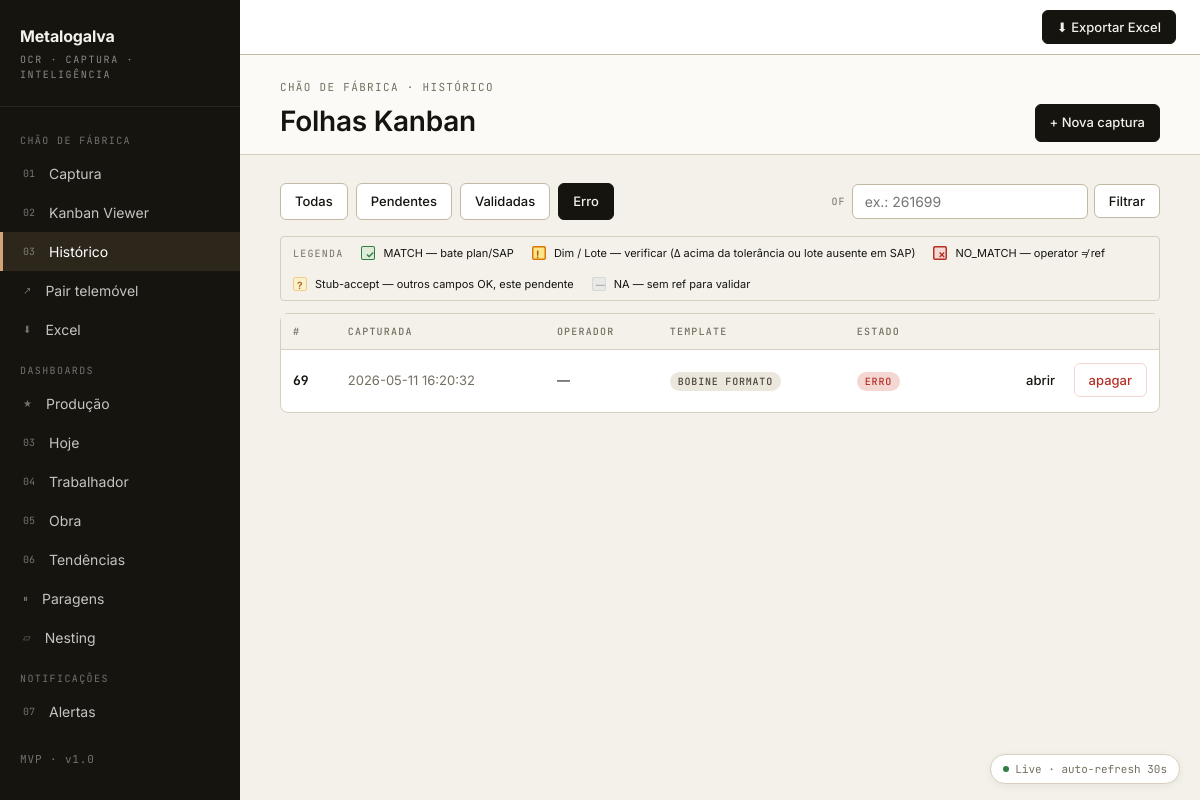
Page /queue?status=error& on the earlier database version.
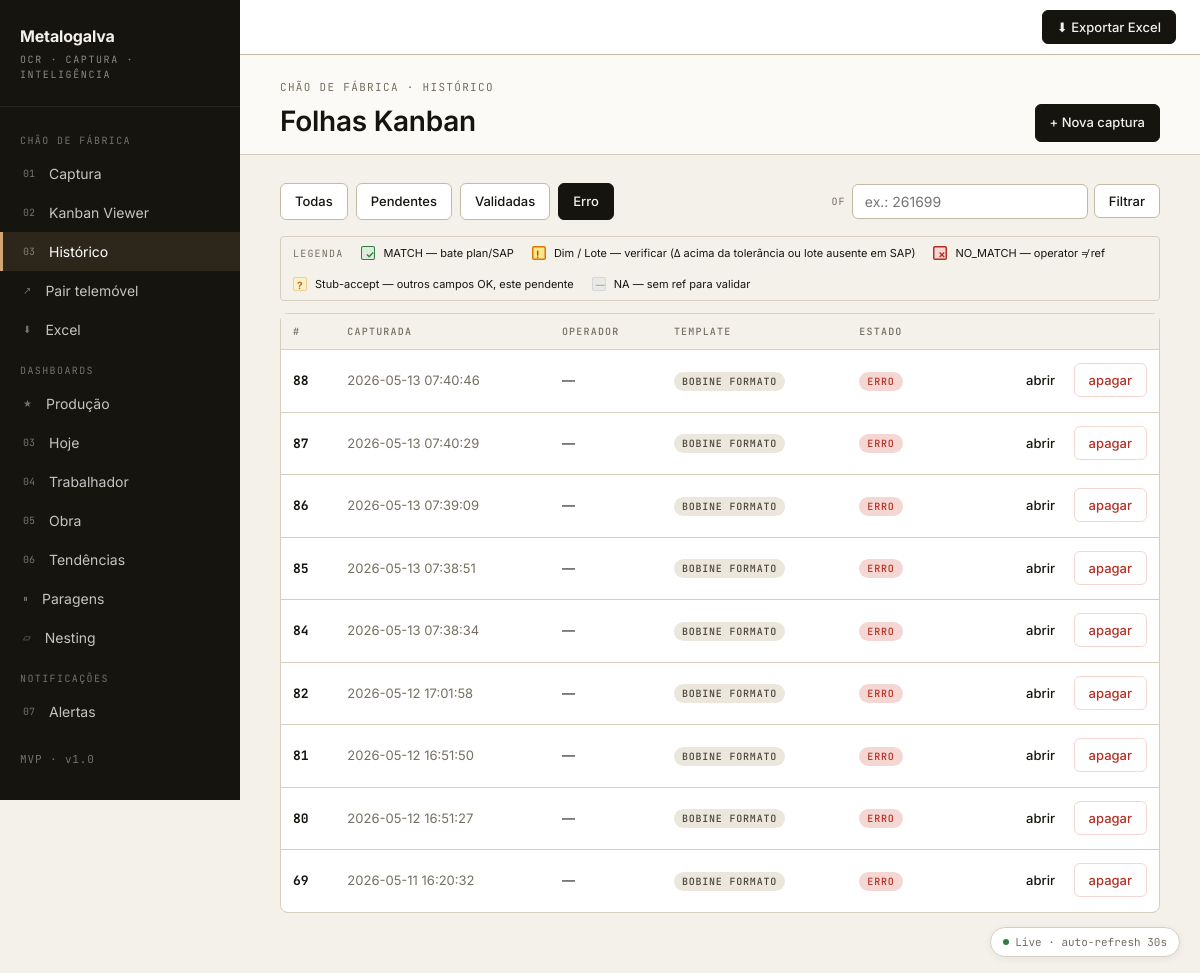
Same page on the later database version.
### tables this page shows
CREATE TABLE sheets (
    id INTEGER PRIMARY KEY AUTOINCREMENT,
    image_path TEXT NOT NULL,
    captured_at TIMESTAMP DEFAULT CURRENT_TIMESTAMP,
    status TEXT NOT NULL DEFAULT 'pending',
    operador TEXT,
    sheet_data TEXT,
    raw_extraction TEXT,
    dq_audit TEXT,
    extracted_at TIMESTAMP,
    validated_at TIMESTAMP,
    error_message TEXT
, image_rotation INTEGER NOT NULL DEFAULT 0);

### backend/app/web/main.py (the view)
@app.get("/queue", response_class=HTMLResponse)
def queue_page(
    request: Request,
    status: str | None = None,
    of: str | None = None,
) -> Response:
    of_filter = (of or "").strip() or None
    if of_filter:
        statuses_all = ("pending", "extracted", "validated", "error")
        statuses = (status,) if status and status != "all" else statuses_all
        sheets = db.list_sheets_filtered(of=of_filter, statuses=statuses)
        sheets = sorted(sheets, key=lambda s: s.get("captured_at") or "", reverse=True)
    else:
        sheets = db.list_sheets(status=status)
    return templates.TemplateResponse(
        request,
        "queue.html",
        {
            "sheets": sheets,
            "status_filter": status or "all",
            "of_filter": of_filter,
        },
    )

### backend/app/web/templates/queue.html (shortened to what this page needs)
{% extends "base.html" %}
{% set live = true %}
{% block content %}
<div class="page-h">
  <div>
    <div class="page-eyebrow">Chão de Fábrica · Histórico</div>
    <h1 class="page-title">Folhas Kanban</h1>
  </div>
  <a class="btn primary" href="/capture">+ Nova captura</a>
</div>
<div id="dash-data" class="page-content"
     hx-get="{{ request.url }}"
     hx-trigger="every 30s"
     hx-select="#dash-data"
     hx-swap="outerHTML">
  <div style="display:flex; gap:8px; margin-bottom:16px; flex-wrap:wrap; align-items:center;">
    {% for opt, label in [('all','Todas'), ('extracted','Pendentes'), ('validated','Validadas'), ('error','Erro')] %}
      <a href="/queue?{% if opt != 'all' %}status={{ opt }}&{% endif %}{% if of_filter %}of={{ of_filter|urlencode }}{% endif %}"
         class="btn {% if status_filter == opt %}primary{% endif %}">{{ label }}</a>
    {% endfor %}
    <form method="get" action="/queue"
          style="display:inline-flex; gap:6px; align-items:center; margin-left:auto;">
      <span class="lbl" style="margin:0;">OF</span>
      <input type="text" name="of" value="{{ of_filter or '' }}"
             class="kv-select" style="min-width:130px;"
             placeholder="ex.: 261699">
      <button class="btn" type="submit">Filtrar</button>
    </form>
  </div>
  {% include "_legend.html" %}
  <div class="card">
    <div class="scroll-x">
      <table class="tbl">
        <thead>
          <tr>
            <th>#</th>
            <th>Capturada</th>
            <th>Operador</th>
            <th>Template</th>
            <th>Estado</th>
            <th></th>
          </tr>
        </thead>
        <tbody>
          {% for s in sheets %}
          <tr>
            <td class="mono"><b>{{ s.id }}</b></td>
            <td class="muted tiny">{{ s.captured_at }}</td>
            <td>{{ s.operador or '—' }}</td>
            <td>
              {% set tn = s.template_name or 'bobine_formato' %}
              <span class="pill neutral mono" style="font-size:10px;"
                    title="Setor/Máquina: {{ s.setor_maquina or '' }}">
                {{ tn.replace('_', ' ').replace('quinadora pav4 paragens', 'pav.4 paragens') }}
              </span>
            </td>
            <td>
              {% if s.status == 'validated' %}
                <span class="pill ok">validada</span>
              {% elif s.status == 'extracted' %}
                <span class="pill warn">pendente</span>
              {% elif s.status == 'error' %}
                <span class="pill crit">erro</span>
              {% else %}
                <span class="pill neutral">{{ s.status }}</span>
              {% endif %}
            </td>
            <td style="text-align:right; white-space:nowrap;">
              <a href="/sheet/{{ s.id }}" class="btn ghost">abrir</a>
              <button class="btn ghost" style="color:var(--crit); border-color:var(--crit-soft);"
                      onclick="if (confirm('Apagar folha #{{ s.id }}? Acção irreversível.')) {
                                fetch('/sheet/{{ s.id }}/delete', {method: 'POST'})
                                  .then(r => r.ok ? window.location.reload() : alert('Erro: ' + r.status));
                              }">apagar</button>
            </td>
          </tr>
          {% else %}
          <tr><td colspan="6" style="padding:32px; text-align:center;" class="muted">
            Sem folhas. <a href="/capture" style="color:var(--accent-ink);">Captura a primeira</a>.
          </td></tr>
          {% endfor %}
        </tbody>
      </table>
    </div>
  </div>
</div>
{% endblock %}

### backend/app/web/templates/base.html (shortened to what this page needs)
<!DOCTYPE html>
<html lang="pt">
<head>
  <link rel="stylesheet" href="/static/design.css">
</head>
{% set is_mobile = request.state.mobile if request.state.mobile is defined else false %}
<body class="{{ 'mobile' if is_mobile else 'desktop' }}">
{% set path = request.url.path %}
{% set is_capture = path.startswith('/capture') %}
{% set is_pair = path.startswith('/pair') %}
{% set is_queue = path.startswith('/queue') or path.startswith('/sheet') %}
{% set is_kanbans = path.startswith('/kanbans') %}
{% set is_excel = path.startswith('/excel') %}
{% set is_today = path == '/dashboard' or (active_tab is defined and active_tab == 'today') %}
{% set is_production = path.startswith('/dashboard/production') or (active_tab is defined and active_tab == 'production') %}
{% set is_workers = active_tab is defined and active_tab == 'workers' %}
{% set is_jobs = active_tab is defined and active_tab == 'jobs' %}
{% set is_trends = active_tab is defined and active_tab == 'trends' %}
{% set is_alerts = active_tab is defined and active_tab == 'alerts' %}
{% set is_downtime = active_tab is defined and active_tab == 'downtime' %}
{% set is_nesting = active_tab is defined and active_tab == 'nesting' %}
<div class="app">
  {% if not is_mobile %}
  <aside class="sidebar">
    <div class="sb-brand">
      <div class="sb-brand-title">Metalogalva</div>
      <div class="sb-brand-sub">OCR · Captura · Inteligência</div>
    </div>
    <div class="sb-section">Chão de Fábrica</div>
    <a class="sb-item {% if is_capture %}active{% endif %}" href="/capture">
      <span class="sb-num">01</span>
      <span>Captura</span>
    </a>
    <a class="sb-item {% if is_kanbans %}active{% endif %}" href="/kanbans">
      <span class="sb-num">02</span>
      <span>Kanban Viewer</span>
    </a>
    <a class="sb-item {% if is_queue %}active{% endif %}" href="/queue">
      <span class="sb-num">03</span>
      <span>Histórico</span>
    </a>
    <a class="sb-item {% if is_pair %}active{% endif %}" href="/pair">
      <span class="sb-num">↗</span>
      <span>Pair telemóvel</span>
    </a>
    <a class="sb-item {% if is_excel %}active{% endif %}" href="/excel">
      <span class="sb-num">⬇</span>
      <span>Excel</span>
    </a>
    <div class="sb-section">Dashboards</div>
    <a class="sb-item {% if is_production %}active{% endif %}" href="/dashboard/production">
      <span class="sb-num">★</span>
      <span>Produção</span>
    </a>
    <a class="sb-item {% if is_today %}active{% endif %}" href="/dashboard">
      <span class="sb-num">03</span>
      <span>Hoje</span>
    </a>
    <a class="sb-item {% if is_workers %}active{% endif %}" href="/dashboard/workers">
      <span class="sb-num">04</span>
      <span>Trabalhador</span>
    </a>
    <a class="sb-item {% if is_jobs %}active{% endif %}" href="/dashboard/jobs">
      <span class="sb-num">05</span>
      <span>Obra</span>
    </a>
    <a class="sb-item {% if is_trends %}active{% endif %}" href="/dashboard/trends">
      <span class="sb-num">06</span>
      <span>Tendências</span>
    </a>
    <a class="sb-item {% if is_downtime %}active{% endif %}" href="/dashboard/downtime">
      <span class="sb-num">⏸</span>
      <span>Paragens</span>
    </a>
    <a class="sb-item {% if is_nesting %}active{% endif %}" href="/dashboard/nesting">
      <span class="sb-num">▱</span>
      <span>Nesting</span>
    </a>
    <div class="sb-section">Notificações</div>
    <a class="sb-item {% if is_alerts %}active{% endif %}" href="/dashboard/alerts">
      <span class="sb-num">07</span>
      <span>Alertas</span>
    </a>
    <div class="sb-foot">
      MVP · v1.0<br>
    </div>
  </aside>
  {% endif %}
  <main class="main">
    {% if not is_mobile %}
    <div class="topbar"
         style="display:flex; justify-content:flex-end; align-items:center;
                gap:10px; padding:10px 24px; border-bottom:1px solid var(--rule-2);
                background:var(--bg-1, #fff); position:sticky; top:0; z-index:50;">
      <button class="btn primary" type="button"
              @click="$dispatch('open-export-modal')" x-data>
        ⬇ Exportar Excel
      </button>
    </div>
    {% endif %}
    {% block content %}{% endblock %}
  </main>
</div>
{% if live is defined and live %}
<div x-data="liveBanner({{ request.state.watermark if request.state.watermark is defined else 0 }})"
     @htmx:before-request.window="onBefore()"
     @htmx:after-request.window="onAfter($event)">
  <div class="live-pulse" :class="{ refreshing: refreshing }">
    <span x-show="!refreshing">Live · auto-refresh 30s</span>
  </div>
</div>
{% endif %}
</body>
</html>

### backend/app/web/templates/_legend.html
<div class="cc-legend"
     style="display:flex; gap:14px 18px; flex-wrap:wrap;
            align-items:center; font-size:11px; padding:8px 12px;
            background:var(--paper); border:1px solid var(--rule);
            border-radius:4px; margin-bottom:12px;">
  <span class="lbl" style="margin:0;">LEGENDA</span>
  <span style="display:inline-flex; align-items:center; gap:8px;">
    <span class="legend-swatch cc-match"></span>
    <span>MATCH — bate plan/SAP</span>
  </span>
  <span style="display:inline-flex; align-items:center; gap:8px;">
    <span class="legend-swatch cc-warn"></span>
    <span>Dim / Lote — verificar (Δ acima da tolerância ou lote ausente em SAP)</span>
  </span>
  <span style="display:inline-flex; align-items:center; gap:8px;">
    <span class="legend-swatch cc-no-match"></span>
    <span>NO_MATCH — operator ≠ ref</span>
  </span>
  <span style="display:inline-flex; align-items:center; gap:8px;">
    <span class="legend-swatch cc-na-suspended"></span>
    <span>Stub-accept — outros campos OK, este pendente</span>
  </span>
  <span style="display:inline-flex; align-items:center; gap:8px;">
    <span class="legend-swatch cc-na"></span>
    <span>NA — sem ref para validar</span>
  </span>
</div>

Differences in the rows shown:
added sheets: id "88", captured_at "2026-05-13 07:40:46", operador "—", replace "BOBINE FORMATO", status "ERRO"
added sheets: id "87", captured_at "2026-05-13 07:40:29", operador "—", replace "BOBINE FORMATO", status "ERRO"
added sheets: id "86", captured_at "2026-05-13 07:39:09", operador "—", replace "BOBINE FORMATO", status "ERRO"
added sheets: id "85", captured_at "2026-05-13 07:38:51", operador "—", replace "BOBINE FORMATO", status "ERRO"
added sheets: id "84", captured_at "2026-05-13 07:38:34", operador "—", replace "BOBINE FORMATO", status "ERRO"
added sheets: id "82", captured_at "2026-05-12 17:01:58", operador "—", replace "BOBINE FORMATO", status "ERRO"
added sheets: id "81", captured_at "2026-05-12 16:51:50", operador "—", replace "BOBINE FORMATO", status "ERRO"
added sheets: id "80", captured_at "2026-05-12 16:51:27", operador "—", replace "BOBINE FORMATO", status "ERRO"
